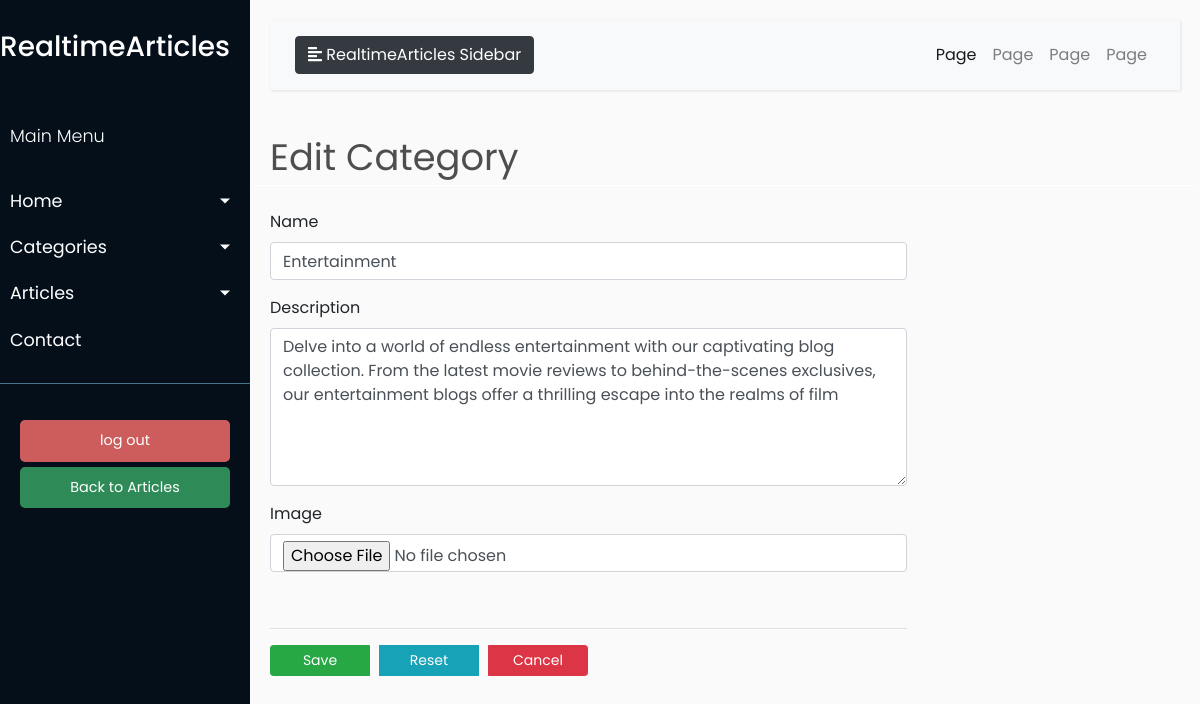
/edit_category/12 (signed in), run on the app's committed database.
### models/models.py (models this page shows, shortened)
class Category(db.Model):
    __tablename__ = 'category'
    id = db.Column(db.Integer, primary_key=True)
    name = db.Column(db.String(50), unique=True, nullable=False)
    description = db.Column(db.Text)
    image = db.Column(db.String(100), nullable=False)

### blueprints/article.py (the view, shortened to what this page needs)
@article.route('/edit_category/<int:category_id>', methods=['GET', 'POST'])
@login_required
def edit_category(category_id):
    title = "Edit Category"
    category = Category.query.get_or_404(category_id)
    form = CategoryForm(obj=category)
    return render_template('admin/category/edit_category.html',
                           title=title, form=form, category=category)

### forms.py
class CategoryForm(FlaskForm):
    name = StringField('Name', validators=[DataRequired(), Length(max=50)])
    description = TextAreaField('Description', render_kw={"rows": 6})  # Set rows attribute to 4
    image = FileField('Image', render_kw={"class": "form-control"})

### app.py (called while the page is built)
@login.user_loader
def load_user(user_id):
    return User.query.get(int(user_id))

### templates/admin/category/edit_category.html (shortened to what this page needs)
{% extends "admin/base.html" %}
{% block content %}
    <div class="row" style="color: #4e4e4e; font-style: 'Poppins'; font-size: 2.3rem; ">
        <div class="col-md-12" style=" border-bottom: 1px solid white;">{{ title }}</div>
    </div>
    <br>
    <div style="width: 70%;">
        <form method="post" action="" enctype="multipart/form-data">
            <div class="form-group">
                {{ form.name.label(class="form-control-label") }}
                {{ form.name(class="form-control") }}
            </div>
            <div class="form-group">
                {{ form.description.label(class="form-control-label") }}
                {{ form.description(class="form-control") }}
            </div>
             <div class="form-group">
                {{ form.image.label(class="form-control-label") }}
                {{ form.image(class="form-control") }}
            </div>
            <br>
            <hr>
            <div class="btn-group">
                <button type="submit" class="btn btn-success btn-sm" style="margin-right: 10px; width: 100px">Save
                </button>
                <button type="reset" class="btn btn-info btn-sm" style="margin-right: 10px;  width: 100px">Reset
                </button>
                <a href="{{ url_for('article.category_list') }}" class="btn btn-danger btn-sm"
                   style="margin-right: 10px;  width: 100px"">Cancel</a>
            </div>
        </form>
    </div>
{% endblock content %}

### static/css/admin_css/style.css (style rules this page uses)
body { font-family: 'Poppins', sans-serif; background: #fafafa; }
a, a:hover, a:focus { color: inherit; text-decoration: none; transition: all 0.3s; }

### data on the page
Category: name "Entertainment", description "Delve into a world of endless entertainment with our captivating blog collection. From the latest movie reviews to behind-the-scenes exclusives, our entertainment blogs offer a thrilling escape into the realms of film"

### other printed values
{{ title }} "Edit Category"
